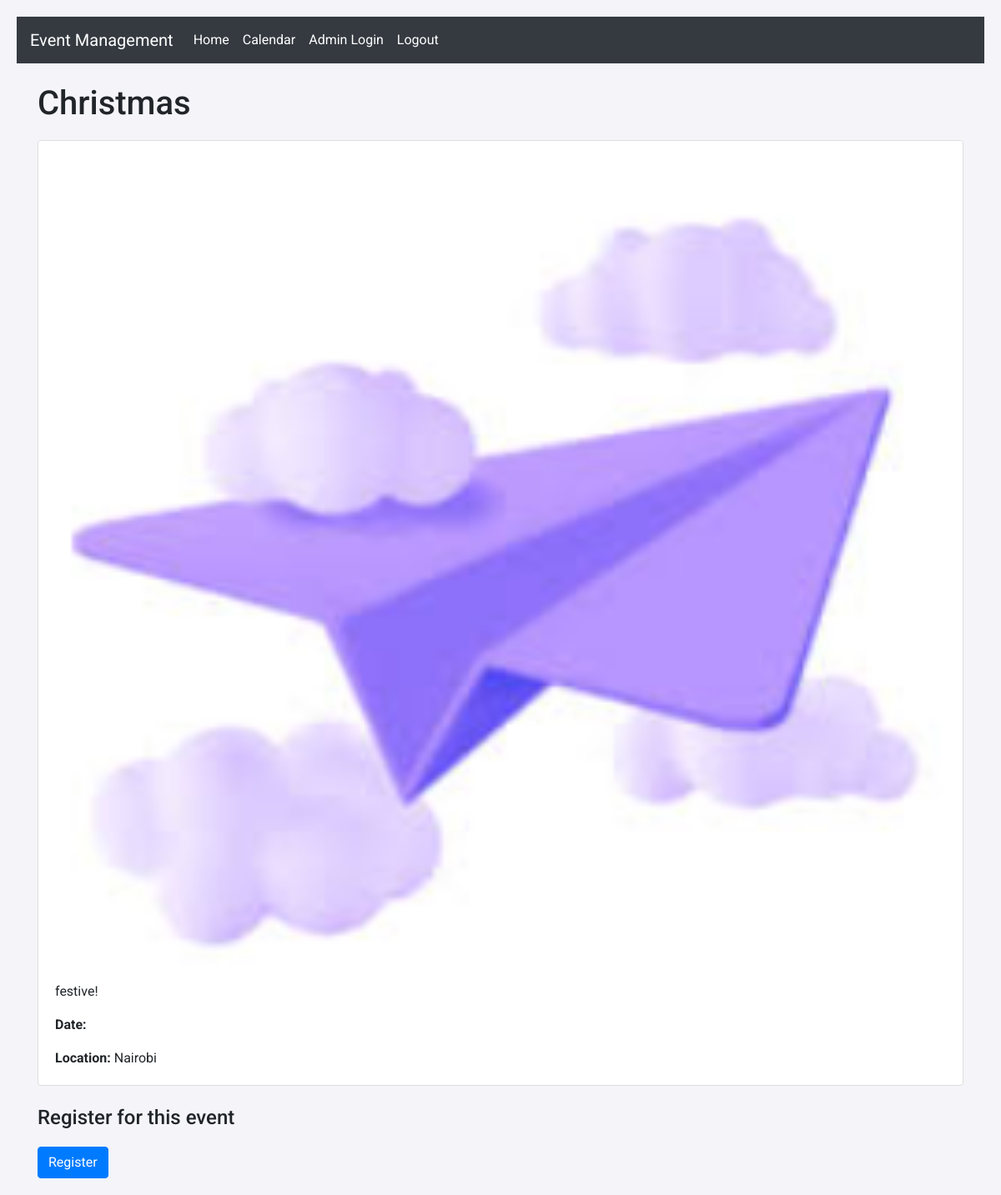
The app's page /event/10/ with its own data.
### events/models.py (models this page shows, shortened)
class Event(models.Model):
    title = models.CharField(max_length=100)
    description = models.TextField()
    date = models.DateTimeField()
    location = models.CharField(max_length=255)
    category = models.ForeignKey(Category, on_delete=models.CASCADE)
    details = models.TextField(default="No details available")
    user = models.ForeignKey(User, on_delete=models.CASCADE, default=1)  # Link events to users
    image = models.ImageField(upload_to='images/', blank=True, null=True)

### events/views.py (the view)
# urls.py: path('event/<int:pk>/', views.event_detail, name='event_detail'),
def event_detail(request, pk):
    event = get_object_or_404(Event, pk=pk)  # Fetch event by ID
    return render(request, 'events/event_detail.html', {'event': event})

### events/templates/events/event_detail.html (shortened to what this page needs)
{% extends 'events/base.html' %}
{% block content %}
    <h1 class="mt-4">{{ event.title }}</h1>
    <div class="card mb-4">
        <img class="card-img-top" src="{{ event.image.url }}" alt="{{ event.title }}">
        <div class="card-body">
            <p class="card-text">{{ event.description }}</p>
            <p class="card-text"><strong>Date:</strong> {{ event.event_date|date:"F j, Y" }}</p>
            <p class="card-text"><strong>Location:</strong> {{ event.location }}</p>
        </div>
    </div>
    <h4>Register for this event</h4>
    <form method="post">
        <button type="submit" class="btn btn-success">Register</button>
    </form>
{% endblock %}

### events/templates/events/base.html (style rules this page uses)
:root { --primary-color: #007bff; --hover-blue: rgba(0, 123, 255, 0.85); --text-color: #ffffff; --navbar-bg: #343a40; --hover-text-color: #f8f9fa; }
body { padding: 20px; background-color: #f4f4f9; font-family: 'Roboto', sans-serif; }
.btn { position: relative; color: var(--text-color); background-color: var(--primary-color); border-color: var(--primary-color); transition: background-color 0.3s ease, transform 0.2s ease; }
.card { background-color: #ffffff; border: 1px solid #ddd; transition: transform 0.3s ease; }
h1, h2, h3, h4 { margin-bottom: 20px; }

### records on screen
Event: title "Christmas", image (picture), description "festive!", location "Nairobi"
